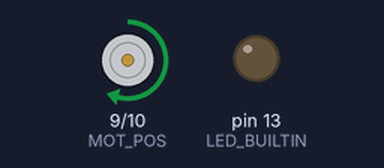
Bench run of a sketch on a simulated Arduino Uno, built with avr-gcc and run on an emulated ATmega328P. Parts: motor-driver pin pairs drawn as motors (green arrow = first pin HIGH = forward, orange = second pin HIGH = backward, longer = more drive), output pins drawn as LEDs (lit = HIGH).

Above: at 0.1 s.
At 7.6 s:
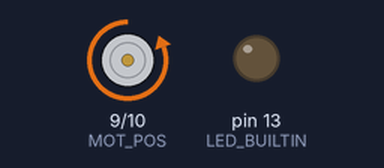
At 15.1 s:
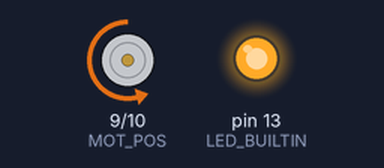
At 37.6 s:
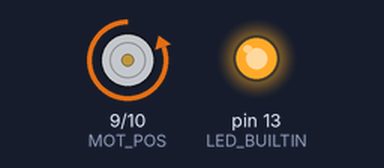
Timing chart, 0 to 40.0 s (numbered marks = the images above):
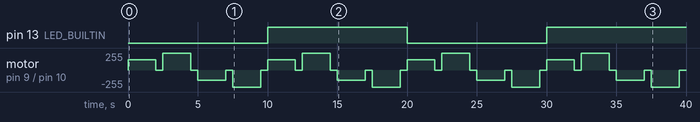

Measured:
- by itself, pin 13 (LED_BUILTIN): LOW → HIGH at 10.0 s, → LOW 10.0 s later, → HIGH 10.0 s later
- by itself, motor on pin 9 (MOT_POS) / pin 10 (MOT_NEG): repeats every 10.0 s: stopped 0.50 s, forward 255/255 2.0 s, stopped 0.50 s, backward 153/255 2.0 s, stopped 0.50 s, backward 255/255 2.0 s, stopped 0.50 s, forward 153/255 2.0 s

The sketch:

diy-e39.ino
```cpp
#define MOT_POS   9
#define MOT_NEG   10

#define DUTY_1    60
#define DUTY_2    100

void setup()
{
  //set pins to act as outputs
  pinMode(MOT_POS, OUTPUT);
  pinMode(MOT_NEG, OUTPUT);

  //we will use the builtin LED as a status LED
  pinMode(LED_BUILTIN, OUTPUT);
}

void loop()
{
  int value;

  //go forward at DUTY_1
  value = map(DUTY_1, 0, 100, 0, 255);  //map duty cycle (0-100) to PWM range (0-255)
  analogWrite(MOT_POS, value);
  analogWrite(MOT_NEG, 0);
  delay(2000);                  //wait for 2 seconds

  //stop the motor
  analogWrite(MOT_POS, 0);
  analogWrite(MOT_NEG, 0);
  delay(500);

  //go forward at DUTY_2
  value = map(DUTY_2, 0, 100, 0, 255);  //map duty cycle (0-100) to PWM range (0-255)
  analogWrite(MOT_POS, value);
  analogWrite(MOT_NEG, 0);
  delay(2000);                  //wait for 2 seconds

  //stop the motor
  analogWrite(MOT_POS, 0);
  analogWrite(MOT_NEG, 0);
  delay(500);

  //go reverse at DUTY_1
  value = map(DUTY_1, 0, 100, 0, 255);  //map duty cycle (0-100) to PWM range (0-255)
  analogWrite(MOT_POS, 0);
  analogWrite(MOT_NEG, value);
  delay(2000);                  //wait for 2 seconds

  //stop the motor
  analogWrite(MOT_POS, 0);
  analogWrite(MOT_NEG, 0);
  delay(500);

  //go reverse at DUTY_2
  value = map(DUTY_2, 0, 100, 0, 255);  //map duty cycle (0-100) to PWM range (0-255)
  analogWrite(MOT_POS, 0);
  analogWrite(MOT_NEG, value);
  delay(2000);                  //wait for 2 seconds

  //stop the motor
  analogWrite(MOT_POS, 0);
  analogWrite(MOT_NEG, 0);
  delay(500);

  //toggle the built-in LED to act as a status LED
  digitalWrite(LED_BUILTIN, !digitalRead(LED_BUILTIN));
}
```
